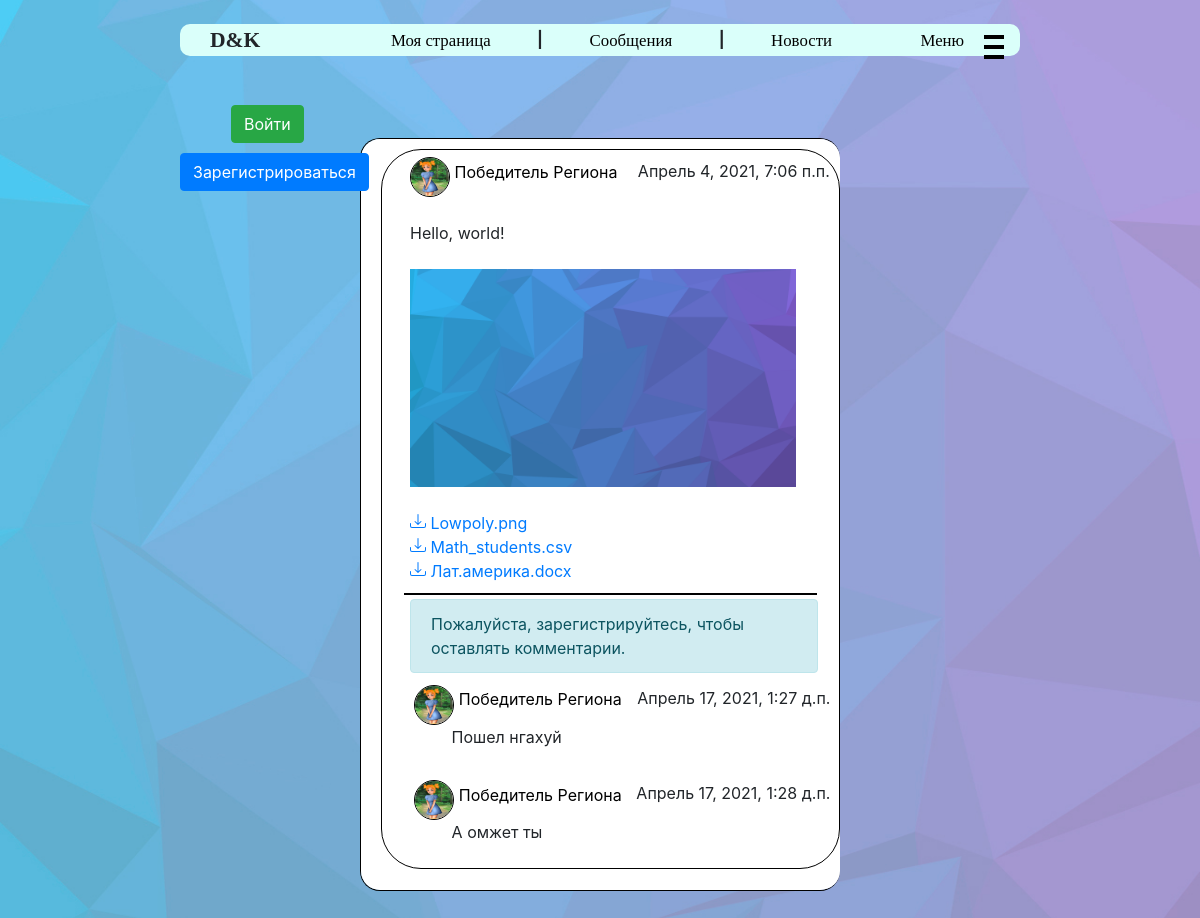
The app's page /show_post/2 with its own data.
### user_manager/models.py (models this page shows, shortened)
class News(models.Model):
    user = models.ForeignKey(User, on_delete=models.CASCADE, related_name='news')
    text_content = models.TextField(max_length=1000, verbose_name='Контент', blank=False)
    likes = models.IntegerField(default=0, verbose_name='Лайки')
    create_date = models.DateTimeField(verbose_name='дата создания', default=datetime.datetime.now)
    class Meta:
        verbose_name = "Новость"
        verbose_name_plural = "Новости"

class Profile(models.Model):
    user = models.OneToOneField(User, on_delete=models.CASCADE, related_name='profile')
    name = models.CharField(max_length=50, verbose_name="Имя", null=True, blank=False)
    surname = models.CharField(max_length=75, verbose_name="Фамилия", null=True, blank=False)
    bio = models.TextField(max_length=500, verbose_name="Описание", default="", null=True,
                           blank=False)
    avatar = models.ImageField(verbose_name="Фото", null=True, upload_to=avatars_directory)
    status = models.CharField(max_length=75, default="", verbose_name="Статус", null=True,
                              blank=False)
    birth_date = models.DateField(verbose_name='Дата рождения', null=True, blank=False)
    class Meta:
        ordering = ['name', 'surname', 'birth_date']
        verbose_name = "Профлиль пользователя"
        verbose_name_plural = "Профили пользователей"

class NewsFile(models.Model):
    news = models.ForeignKey(News, on_delete=models.CASCADE, related_name='files')
    file = models.FileField(null=True, blank=True, upload_to=news_files_directory)
    class Meta:
        verbose_name = "Файл"
        verbose_name_plural = "Файлы"

class Commentary(models.Model):
    user = models.ForeignKey(User, on_delete=models.CASCADE, related_name='comment')
    post = models.ForeignKey(Posts, on_delete=models.CASCADE, related_name='comment')
    text = models.TextField(max_length=1000, null=False, blank=False, default="")
    create_date = models.DateTimeField(verbose_name='дата создания', default=datetime.datetime.now)
    class Meta:
        verbose_name = "Комментарий"
        verbose_name_plural = "Коммментарии"

### user_manager/views.py (the view)
# urls.py: path('show_post/<int:post_id>', views.show_post),
def show_post(request, post_id):
    post = Posts.objects.filter(pk=post_id).first()
    if post.news is None:
        post = [(post.reposts, 0)]
    else:
        post = [(post.news, 1)]
    images, width, comments = get_news_data(post)
    return render(request, 'one_post.html',
                  {'news': post[0][0],
                   'images': images[0],
                   'width': width[0],
                   'comments': comments[0],
                   'tp': isinstance(post[0][0], News),
                   'title': 'Новость'})

### user_manager/templatetags/file_name.py (called while the page is built)
@register.filter
def file_name(url):
    return unquote(url.split('/')[-1]).lower().capitalize()

### user_manager/views.py (called while the page is built, shortened)
def get_news_data(all_news):
    images = []
    width = []
    comments = []
    for i, (news, tp) in enumerate(all_news):
        to_add = []
        for file in news.files.all():
            url = file.file.url
            if url.rsplit('.', 1)[-1] in {'png', 'jpg', 'jpeg'}:
                to_add.append(file)
        images.append(to_add)
        if tp == 1:
            comments.append(news.post.comment.all())
        else:
            comments.append(reposted.post.comment.all())
        if to_add:
            width.append(100 // min(len(to_add), 3))
        else:
            width.append(-1)
    return images, width, comments

### user_manager/templates/one_post.html (shortened to what this page needs)
{% extends "main.html" %}
{% block content %}
    {% load static %}
    <link href="{% static 'css/one_post.css' %}" rel="stylesheet">
    {% load index %}
    {% load file_name %}
    <div class="news {{ news.post.id }}">
        <a href="/homepage/{{ news.user.id }}" class="author_url">
            <img src="{{ news.user.profile.avatar.url }}" alt="Аватарка"
                 class="news_avatar">
            <span class="creator_name">{{ news.user.profile.name }} {{ news.user.profile.surname }}</span>
        </a>
        <span class="created_date">{{ news.create_date }}</span>
        <br>
        <br>
        <div class="news_content">
            {{ news.text_content }}<br><br>
            <div class="images">
                {% for image in images %}
                    <img class="attach" src="{{ image.file.url }}"
                         alt="Прикрепленное изображение"
                         style="width: {{ width }}%">
                {% endfor %}
            </div>
            <br>
            <div class="all-files">
                {% for file in news.files.all %}
                    <a href="{{ file.file.url }}">
                        {{ file.file.url|file_name }}</a>
                    <br>
                {% endfor %}
            </div>
        </div>
        <hr class="line">
        <div class="comments">
            {% if user.is_authenticated %}
                <div class="comments-creation input-group mb-3">
                            <textarea class="form-control comment-input {{ news.post.id }}"
                                      placeholder="Текст комментария"
                                      aria-label="Текст комментария"
                                      aria-describedby="button-addon2"></textarea>
                    <div class="input-group-append">
                        <button type="button"
                                class="btn btn-outline-secondary send-comment {{ news.post.id }}">
                            <svg xmlns="http://www.w3.org/2000/svg" width="20" height="20 "
                                 fill="currentColor" class="bi bi-cursor"
                                 viewBox="0 0 16 16">
                                <path d="M14.082 2.182a.5.5 0 0 1 .103.557L8.528 15.467a.5.5 0 0 1-.917-.007L5.57 10.694.803 8.652a.5.5 0 0 1-.006-.916l12.728-5.657a.5.5 0 0 1 .556.103zM2.25 8.184l3.897 1.67a.5.5 0 0 1 .262.263l1.67 3.897L12.743 3.52 2.25 8.184z"/>
                            </svg>
                        </button>
                    </div>
                </div>
            {% else %}
                <div class="alert alert-info comments-creation-denied">Пожалуйста,
                    зарегистрируйтесь, чтобы оставлять
                    комментарии.
                </div>
            {% endif %}
            {% for comment in comments %}
                <a href="/homepage/{{ comment.user.id }}" class="author_url">
                    <img src="{{ comment.user.profile.avatar.url }}" alt="Аватарка"
                         class="news_avatar comment-avatar">
                    <span class="creator_name">{{ comment.user.profile.name }} {{ comment.user.profile.surname }}</span>
                </a>
                <span class="created_date">{{ comment.create_date }}</span>
                <br>
                <div class="comment-text">
                    {{ comment.text }}
                </div>
                <br>
            {% endfor %}
        </div>
    </div>
    <br><br>
{% endblock %}

### user_manager/static/css/style.css (style rules this page uses)
body { background: url("../img/bg.jpg") no-repeat no-repeat center center fixed; background-size: cover; }
.created_date, .show_post { float: right; margin-right: 2%; margin-top: 2%; }
.news { border: 1px solid black; border-radius: 40px; }
.creator_name { text-decoration: none; color: black; cursor: pointer; }
.news_avatar { margin-left: calc(1em + 1vw); width: 40px; height: 40px; margin-top: calc(0.1em + 0.5vw); border-radius: 50px; border: 1px solid black; }
.comment-avatar { margin-left: 1%; }
.news_content { padding-bottom: 10px; margin-left: calc(1em + 1vw); }
.attach { height: 50%; }
.images { text-align: center; width: 90%; }
.line { border: 1px solid black; width: 90%; margin: auto; }
.comments { max-height: 250px; margin-left: calc(1em + 1vw); overflow-y: scroll; }
.comment-text { margin-left: calc(1.7em + 1.2vw); word-break:break-all; max-height: 200px; overflow-y: auto; }
.comments-creation-denied { width: 95%; margin-top: 1%; margin-bottom: 1%; }

### user_manager/static/css/one_post.css (style rules this page uses)
.comments { max-height: fit-content; }

### records on screen
News: user.profile.avatar (placeholder picture), user.profile.name "Победитель", user.profile.surname "Региона", create_date "Апрель 4, 2021, 7:06 п.п.", text_content "Hello, world!"
NewsFile: file (picture), file|file_name "Lowpoly.png"
NewsFile: file|file_name "Math_students.csv"
NewsFile: file|file_name "Лат.америка.docx"
Commentary: user.profile.avatar (placeholder picture), user.profile.name "Победитель", user.profile.surname "Региона", create_date "Апрель 17, 2021, 1:27 д.п.", text "Пошел нгахуй"
Commentary: user.profile.avatar (placeholder picture), user.profile.name "Победитель", user.profile.surname "Региона", create_date "Апрель 17, 2021, 1:28 д.п.", text "А омжет ты"
